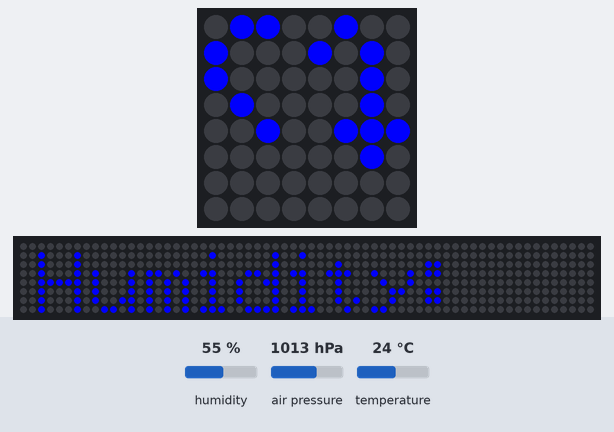
The program below on a simulated Raspberry Pi (BCM pin numbers) with a Sense HAT. Shown: the Sense HAT's 8×8 RGB LED matrix, a strip that is not on the board, showing the scrolling text unrolled. Inputs (shaded band) come from the test bench; at power-on: air pressure 1013 hPa, humidity 55 %, temperature 24 °C. The 64×8 strip is a reading aid, not a part: it shows the text the matrix is scrolling, unrolled, one strip-width of it at a time.

Above: at 13.9 s.
14.0 s: air pressure set to 952 hPa
At 16.93 s:
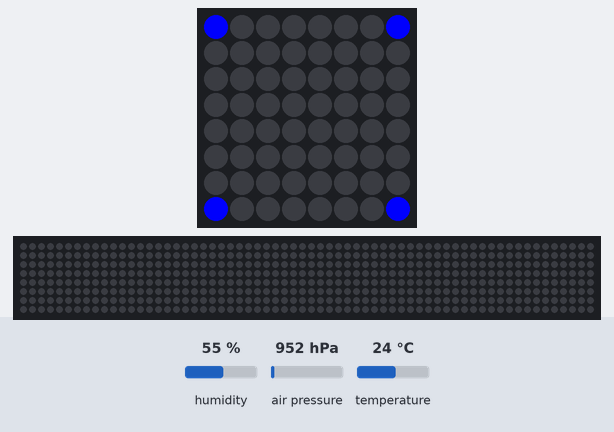
At 21.02 s:
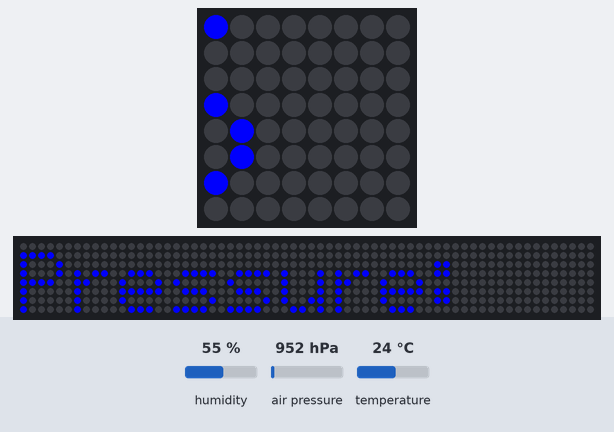
26.7 s: air pressure set to 975 hPa
At 38.2 s:
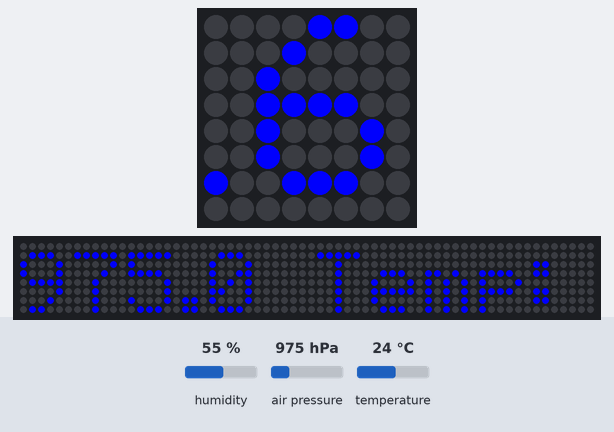

The program:

sensehat.py
```python
from sense_hat import SenseHat
from time import sleep

sense = SenseHat()

red = (255,0,0)
blue = (0,0,255)
white = (255,255,255)
green = (0,255,0)
yellow = (255,255,0)

rotation = [0, 90, 180, 270]

while True:
        pressure = round(sense.get_pressure(),2)
        temp = round((sense.get_temperature() * (9/5)) + 32,1)
        humidity = round(sense.get_humidity(),2)
        message = f"Pressure: {pressure} Temp: {temp}F Humidity: {humidity}"
        if (temp < 120):
                color = blue
        elif (temp > 140):
                color = red
        else:
                temp = white

        sense.set_rotation(rotation[2])
        sense.show_message(message, scroll_speed=0.07, text_colour=color)
        sleep(0.1)
        sense.set_pixel(0, 0, (0, 0, 255))
        sense.set_pixel(0,7, blue)
        sense.set_pixel(7,0,blue)
        sense.set_pixel(7,7,blue)
        sleep(0.1)
        sense.clear((255,255,255))
```
